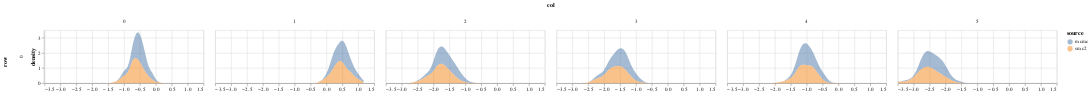

The code cell stored with this chart in its notebook:
### Code cell
param = 'alpha'
df = get_post_df(ps_mcmc[param]) 
df['source'] = 'mcmc'


df3 = get_post_df(ps_smc2[param]) 
df3['source'] = 'smc2'

plot_density(pd.concat([df, df3]), height=100)

### Figure 1 — Vega-Lite specification as saved in the notebook (floating-point values rounded to 4 significant figures; data arrays with more than 128 entries replaced by an {"elided": "..."} marker saying what was removed)
{"config": {"view": {"continuousWidth": 400, "continuousHeight": 300}}, "data": {"name": "data-2f297aa072081523f3f4b10b45d9cb67"}, "mark": {"type": "area", "opacity": 0.5}, "encoding": {"color": {"type": "nominal", "field": "source"}, "column": {"type": "quantitative", "field": "col"}, "row": {"type": "quantitative", "field": "row"}, "x": {"type": "quantitative", "field": "value", "title": null}, "y": {"type": "quantitative", "field": "density"}}, "height": 100, "resolve": {"scale": {"x": "independent"}}, "transform": [{"fold": ["value"]}, {"density": "value", "groupby": ["cn", "row", "col", "source"]}], "width": 300, "$schema": "https://vega.github.io/schema/vega-lite/v4.8.1.json", "datasets": {"data-2f297aa072081523f3f4b10b45d9cb67": {"elided": "1800 records"}}}
